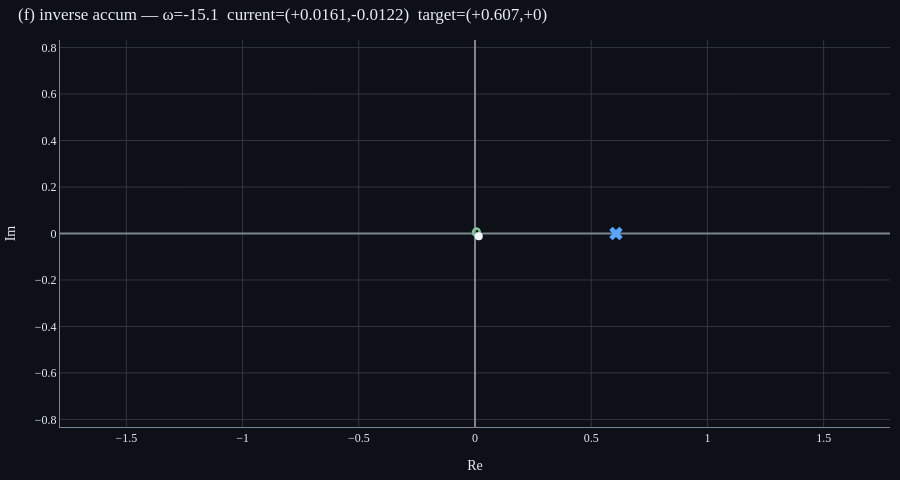
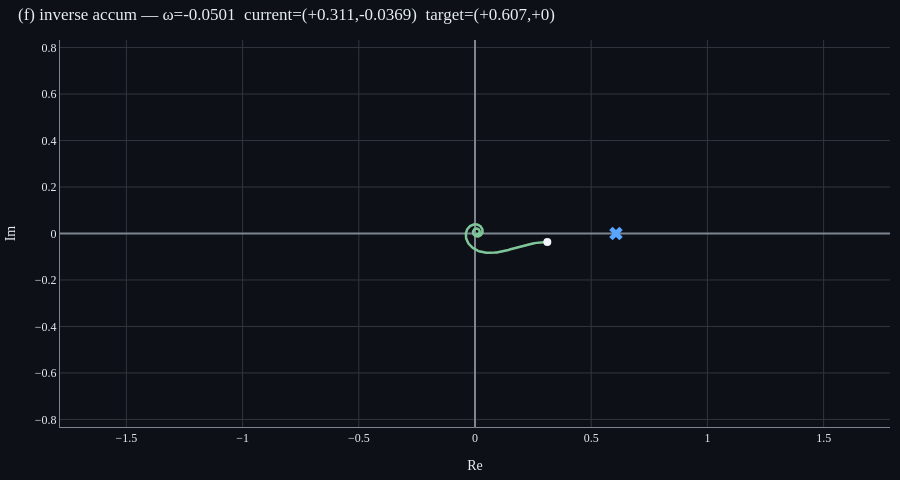

Notebook code cell kept with these figures, in order:
### Markdown cell above
### G3 — 진행 단계별 스냅샷 (causal exp, t_fix=0.5)

x(t) = e^(-t)·u(t). t=0.5에서 x = e^(-0.5) ≈ 0.6065 (실수). monotonic 순서로 25%, 50%, 100% 진행.

### Code cell
sig = signals.decaying_exp(rate=1.0)
an = FourierAnalyzer(sig, t_min=0.0, t_max=25.0, n_samples=5000)
t_fix = 0.5
omegas, arrows, accum = an.inverse_accumulation(
    t_fix=t_fix, omega_min=-30.0, omega_max=30.0, n_omega=600,
    order='monotonic',
)
target = complex(np.exp(-t_fix))
n = arrows.size
for frac in [0.25, 0.5, 1.0]:
    k = int(frac * (n - 1))
    p = InverseAccumulationPlot()
    p.show_accumulation(omegas, arrows, accum, target=target, progress_index=k)
    print(f'frac={frac}:  ω={omegas[k]:+.2f}  current={accum[k]:.4f}')
    p.figure.show()

### Figure 1 — Plotly figure (JSON) as saved in the notebook; plotly's stock layout.template omitted (floating-point values rounded to 4 significant figures; data arrays with more than 128 entries replaced by an {"elided": "..."} marker saying what was removed)
{"data": [{"line": {"color": "#ffa657", "width": 1.5}, "mode": "lines", "name": "arrows", "opacity": 0.5, "x": {"elided": "450 float values"}, "y": {"elided": "450 float values"}, "type": "scatter"}, {"line": {"color": "#7ec699", "width": 2.5}, "mode": "lines", "name": "trail", "x": {"elided": "150 float values"}, "y": {"elided": "150 float values"}, "type": "scatter"}, {"marker": {"color": "#f0f6fc", "size": 8, "symbol": "circle"}, "mode": "markers", "name": "current end", "x": [0.0161], "y": [-0.01225], "type": "scatter"}, {"marker": {"color": "#58a6ff", "size": 12, "symbol": "x"}, "mode": "markers", "name": "target x(t_fix)", "visible": true, "x": [0.6065], "y": [0.0], "type": "scatter"}], "layout": {"font": {"color": "#e6edf3", "family": "serif", "size": 12}, "margin": {"l": 10, "r": 10, "t": 40, "b": 10}, "title": {"font": {"color": "#e6edf3"}, "text": "(f) inverse accum — ω=-15.1  current=(+0.0161,-0.0122)  target=(+0.607,+0)", "x": 0.02, "xanchor": "left"}, "xaxis": {"showgrid": true, "gridcolor": "#30363d", "zeroline": true, "zerolinecolor": "#7d8590", "linecolor": "#7d8590", "color": "#e6edf3", "title": {"text": "Re"}, "scaleanchor": "y", "scaleratio": 1, "range": [-0.7944, 0.7944]}, "yaxis": {"showgrid": true, "gridcolor": "#30363d", "zeroline": true, "zerolinecolor": "#7d8590", "linecolor": "#7d8590", "color": "#e6edf3", "title": {"text": "Im"}, "range": [-0.7944, 0.7944]}, "paper_bgcolor": "#0d1117", "plot_bgcolor": "#0d1117", "showlegend": false, "height": 480}}

### Figure 2 — Plotly figure (JSON) as saved in the notebook; plotly's stock layout.template omitted (floating-point values rounded to 4 significant figures; data arrays with more than 128 entries replaced by an {"elided": "..."} marker saying what was removed)
{"data": [{"line": {"color": "#ffa657", "width": 1.5}, "mode": "lines", "name": "arrows", "opacity": 0.5, "x": {"elided": "900 float values"}, "y": {"elided": "900 float values"}, "type": "scatter"}, {"line": {"color": "#7ec699", "width": 2.5}, "mode": "lines", "name": "trail", "x": {"elided": "300 float values"}, "y": {"elided": "300 float values"}, "type": "scatter"}, {"marker": {"color": "#f0f6fc", "size": 8, "symbol": "circle"}, "mode": "markers", "name": "current end", "x": [0.3112], "y": [-0.03691], "type": "scatter"}, {"marker": {"color": "#58a6ff", "size": 12, "symbol": "x"}, "mode": "markers", "name": "target x(t_fix)", "visible": true, "x": [0.6065], "y": [0.0], "type": "scatter"}], "layout": {"font": {"color": "#e6edf3", "family": "serif", "size": 12}, "margin": {"l": 10, "r": 10, "t": 40, "b": 10}, "title": {"font": {"color": "#e6edf3"}, "text": "(f) inverse accum — ω=-0.0501  current=(+0.311,-0.0369)  target=(+0.607,+0)", "x": 0.02, "xanchor": "left"}, "xaxis": {"showgrid": true, "gridcolor": "#30363d", "zeroline": true, "zerolinecolor": "#7d8590", "linecolor": "#7d8590", "color": "#e6edf3", "title": {"text": "Re"}, "scaleanchor": "y", "scaleratio": 1, "range": [-0.7944, 0.7944]}, "yaxis": {"showgrid": true, "gridcolor": "#30363d", "zeroline": true, "zerolinecolor": "#7d8590", "linecolor": "#7d8590", "color": "#e6edf3", "title": {"text": "Im"}, "range": [-0.7944, 0.7944]}, "paper_bgcolor": "#0d1117", "plot_bgcolor": "#0d1117", "showlegend": false, "height": 480}}
